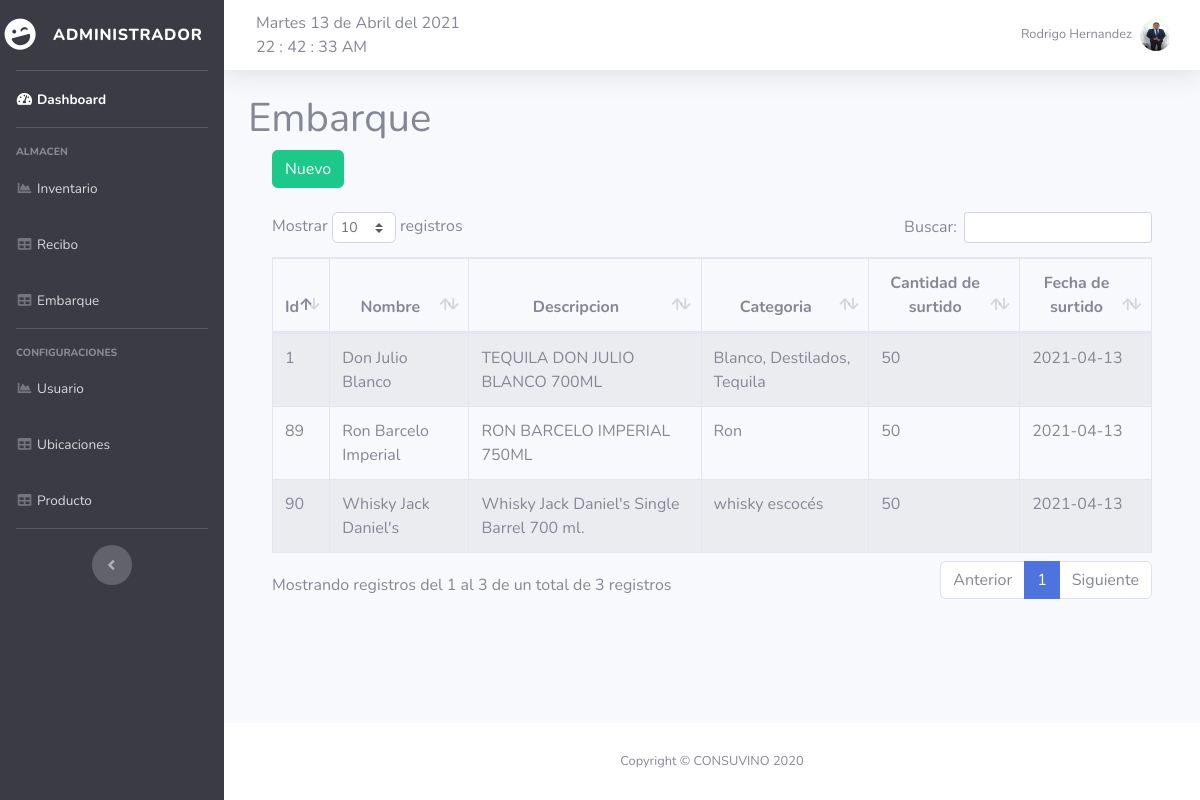
The app's page /embarque.php (signed in) with its own data.
### tables this page shows
CREATE TABLE `producto` (
    `id` int(11) NOT NULL,
    `nombre` varchar(50) NOT NULL,
    `descripcion` varchar(100) NOT NULL,
    `categoria` varchar(50) NOT NULL,
    `existencia` int(11) DEFAULT 0,
    `fechaEntrada` date DEFAULT NULL,
    `cantidadEntrada` int(11) DEFAULT NULL,
    `fechaSalida` varchar(50) DEFAULT NULL,
    `cantidadSalida` int(11) DEFAULT NULL,
    `IdEmpRecibo` int(11) DEFAULT NULL,
    `IdEmpSurte` int(11) DEFAULT NULL
    );

### embarque.php (the view, shortened to what this page needs)
<?php require_once "vistas/parte_superior.php"?>
    <div class="container">
        <h1>Embarque</h1>
        <?php
        $pdo = new Conexion();
        $query2 =$pdo->prepare("SELECT * FROM producto");
        $query2->execute();
        $data=$query2->fetchAll(PDO::FETCH_ASSOC);
        ?>
        <div class="container">
            <div class="row">
                <div class="col-lg-12">
                    <button id="btnNuevoE" type="button" class="btn btn-success" data-toggle="modal">Nuevo</button>
                </div>
            </div>
        </div>
        <br>
        <div class="container">
            <div class="row">
                <div class="col-lg-12">
                    <div class="table-responsive">
                        <table id="tablaEmbarque" class="table table-striped table-bordered table-condensed" style="width:100%">
                            <thead class="text-center">
                            <tr>
                                <th>Id</th>
                                <th>Nombre</th>
                                <th>Descripcion</th>
                                <th>Categoria</th>
                                <th>Cantidad de surtido</th>
                                <th>Fecha de surtido</th>
                            </tr>
                            </thead>
                            <tbody>
                            <?php
                            foreach($data as $dat) {
                                ?>
                                <tr>
                                    <td><?php echo $dat['id'] ?></td>
                                    <td><?php echo $dat['nombre'] ?></td>
                                    <td><?php echo $dat['descripcion'] ?></td>
                                    <td><?php echo $dat['categoria'] ?></td>
                                    <td><?php echo $dat['cantidadSalida'] ?></td>
                                    <td><?php echo $dat['fechaSalida'] ?></td>
                                </tr>
                                <?php
                            }
                            ?>
                            </tbody>
                        </table>
                    </div>
                </div>
            </div>
        </div>
    </div>
<?php require_once "vistas/parte_inferior.php"?>

### records on screen
producto: id "1", nombre "Don Julio Blanco", descripcion "TEQUILA DON JULIO BLANCO 700ML", categoria "Blanco, Destilados, Tequila", cantidadSalida "50", fechaSalida "2021-04-13"
producto: id "89", nombre "Ron Barcelo Imperial", descripcion "RON BARCELO IMPERIAL 750ML", categoria "Ron", cantidadSalida "50", fechaSalida "2021-04-13"
producto: id "90", nombre "Whisky Jack Daniel's", descripcion "Whisky Jack Daniel's Single Barrel 700 ml.", categoria "whisky escocés", cantidadSalida "50", fechaSalida "2021-04-13"

### other values on screen
$_SESSION['privilegios'] "ADMINISTRADOR"
$_SESSION['nombreUsuario'] "Rodrigo Hernandez"
